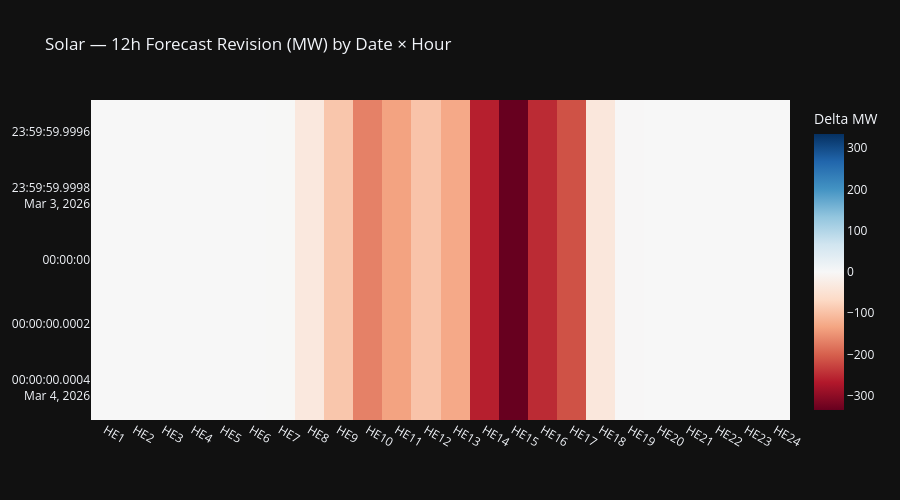

Write notebook code for a chart like this one.
### Code cell
pivot_12h = df.pivot_table(
    index="forecast_date", columns="hour_ending", values="delta_12h",
)

fig = px.imshow(
    pivot_12h.values,
    x=[f"HE{int(c)}" for c in pivot_12h.columns],
    y=[str(d) for d in pivot_12h.index],
    color_continuous_scale="RdBu",
    color_continuous_midpoint=0,
    aspect="auto",
    title="Solar — 12h Forecast Revision (MW) by Date × Hour",
    labels={"color": "Delta MW"},
    template="plotly_dark",
)
fig.update_layout(height=500)
fig.show()

### Figure 1 — Plotly figure (JSON) as saved in the notebook; plotly's stock layout.template omitted (floating-point values rounded to 4 significant figures)
{"data": [{"coloraxis": "coloraxis", "hovertemplate": "x: %{x}<br>y: %{y}<br>Delta MW: %{z}<extra></extra>", "name": "0", "type": "heatmap", "x": ["HE1", "HE2", "HE3", "HE4", "HE5", "HE6", "HE7", "HE8", "HE9", "HE10", "HE11", "HE12", "HE13", "HE14", "HE15", "HE16", "HE17", "HE18", "HE19", "HE20", "HE21", "HE22", "HE23", "HE24"], "xaxis": "x", "y": ["2026-03-04"], "yaxis": "y", "z": [[0.0, 0.0, 0.0, 0.0, 0.0, 0.0, -1.09, -35.04, -93.32, -168.2, -135.4, -96.37, -128.3, -260.9, -334.3, -250.2, -213.8, -37.56, -1.493, 0.0, 0.0, 0.0, 0.0, 0.0]]}], "layout": {"coloraxis": {"cmid": 0, "colorbar": {"title": {"text": "Delta MW"}}, "colorscale": [[0, "rgb(103,0,31)"], [0.1, "rgb(178,24,43)"], [0.2, "rgb(214,96,77)"], [0.3, "rgb(244,165,130)"], [0.4, "rgb(253,219,199)"], [0.5, "rgb(247,247,247)"], [0.6, "rgb(209,229,240)"], [0.7, "rgb(146,197,222)"], [0.8, "rgb(67,147,195)"], [0.9, "rgb(33,102,172)"], [1, "rgb(5,48,97)"]]}, "height": 500, "title": {"text": "Solar — 12h Forecast Revision (MW) by Date × Hour"}, "xaxis": {"anchor": "y", "domain": [0, 1]}, "yaxis": {"anchor": "x", "autorange": "reversed", "domain": [0, 1]}}}
